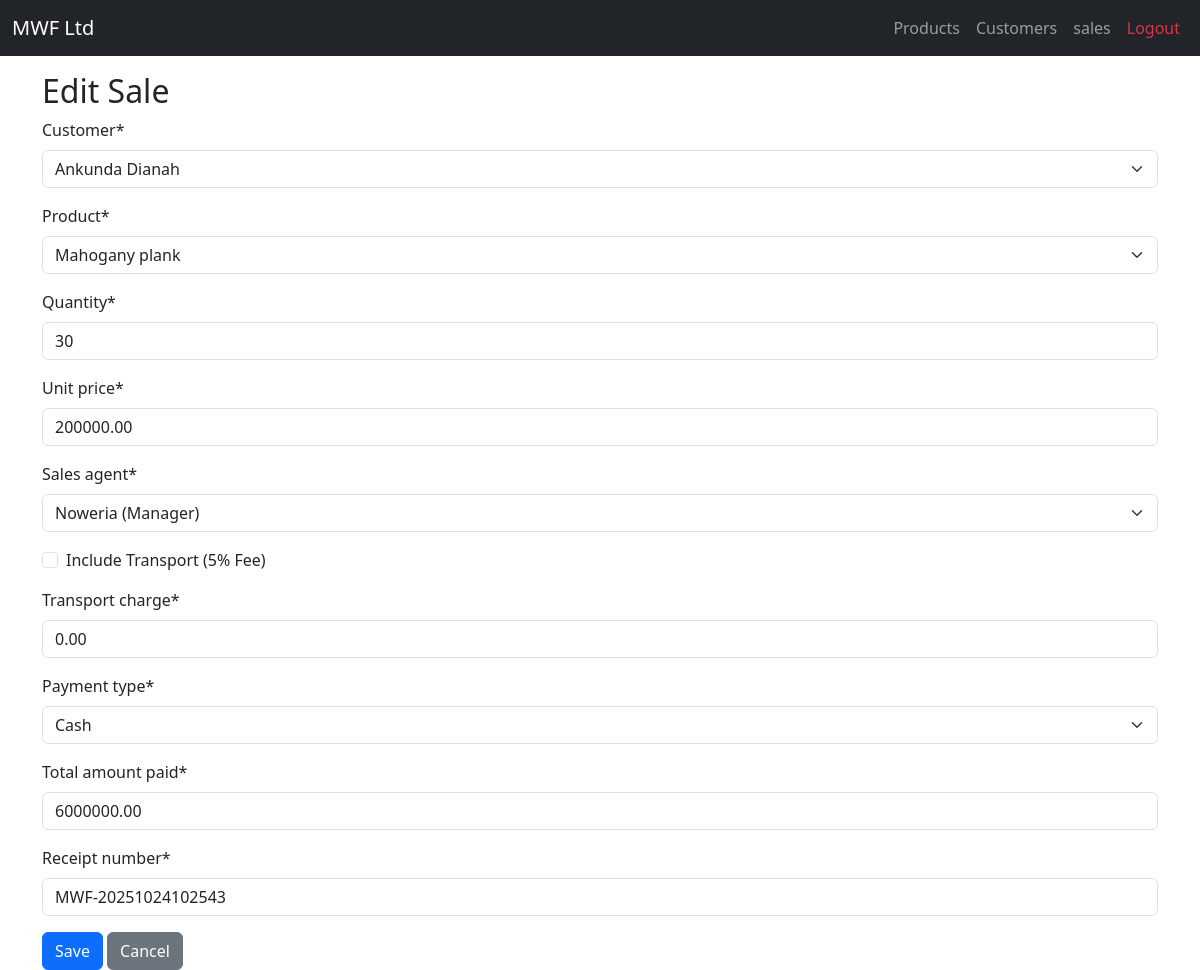
Screenshot of /sales/sales/4/edit/ with the database file from the repository.
### sales/models.py (models this page shows, shortened)
class Sale(models.Model):
    PAYMENT_CHOICES = [
        ('cash', 'Cash'),
        ('cheque', 'Cheque'),
        ('overdraft', 'Bank Overdraft'),
    ]
    customer = models.ForeignKey(Customer, on_delete=models.SET_NULL, null=True)
    product = models.ForeignKey(Product, on_delete=models.CASCADE)
    quantity = models.PositiveIntegerField()
    unit_price = models.DecimalField(max_digits=10, decimal_places=2)
    sales_agent = models.ForeignKey(settings.AUTH_USER_MODEL, on_delete=models.SET_NULL, null=True)
    transport_included = models.BooleanField(default=False)
    transport_charge = models.DecimalField(max_digits=10, decimal_places=2, default=0.00)
    payment_type = models.CharField(max_length=20, choices=PAYMENT_CHOICES)
    total_amount_paid = models.DecimalField(max_digits=10, decimal_places=2, default=0)
    receipt_number = models.CharField(max_length=50, unique=True)
    date = models.DateTimeField(auto_now_add=True)

### sales/views.py (the view)
# urls.py: path('sales/<int:pk>/edit/', views.edit_sale, name='edit_sale'),
def edit_sale(request, pk):
    sale = get_object_or_404(Sale, pk=pk)
    if request.method == 'POST':
        form = SaleForm(request.POST, instance=sale)
        if form.is_valid():
            sale = form.save(commit=False)
            total_price = sale.unit_price * sale.quantity
            if sale.transport_included:
                transport_fee = total_price * Decimal('0.05')
                sale.transport_charge = transport_fee
                total_price += transport_fee
            else:
                sale.transport_charge = Decimal('0.00')
            sale.total_amount_paid = total_price
            sale.save()
            messages.success(request, "Sale updated successfully!")
            return redirect('sale_list')
        else:
            messages.error(request, "Error: please check your updates.")
    else:
        form = SaleForm(instance=sale)
    return render(request, 'edit_sale.html', {'form': form, 'sale': sale})

### sales/forms.py (shortened to what this page needs)
class SaleForm(forms.ModelForm):
    transport_included = forms.BooleanField(required=False, label="Include Transport (5% Fee)")
    class Meta:
        model = Sale
        fields = [
            'customer',
            'product',
            'quantity',
            'unit_price',
            'sales_agent',
            'transport_included',
            'transport_charge',
            'payment_type',
            'total_amount_paid',
            'receipt_number'
        ]
        error_messages = {
            'customer': {'required': "Please enter the customer's name.",
                'max_length': "Customer name is too long."},
            'product':{"required":"please enter the product"},
            'unit_price': {'required': "Please enter the unit_price."},
            'total_amount_paid':{"required":"please enter the total_amount_paid"},
            'payment_type': {'required': "Please select a payment type."},
            'sales_agent': {'required': "Please select the sales agent."},
            'receipt_number' :{"required":"please enter the receipt_number"}
        }

### customers/models.py (called while the page is built)
    def __str__(self):
        return self.name

### products/models.py (called while the page is built)
    def __str__(self):
        return self.name

### users/models.py (called while the page is built)
    def __str__(self):
        return f"{self.username} ({self.get_role_display()})"

### sales/templates/edit_sale.html (shortened to what this page needs)
{% extends 'base.html' %}
{% load crispy_forms_tags %}
{% block content %}
  <h2>Edit Sale</h2>
  <form method="post" novalidate>
    {{ form | crispy }}
    <button type="submit" class="btn btn-primary">Save</button>
    <a href="{% url 'sale_list' %}" class="btn btn-secondary">Cancel</a>
  </form>
{% endblock %}

### rows the page displays
Sale: customer "Ankunda Dianah", product "Mahogany plank", quantity "30", unit_price "200000.00", sales_agent "Noweria (Manager)", transport_charge "0.00", payment_type "Cash", total_amount_paid "6000000.00", receipt_number "MWF-20251024102543"
